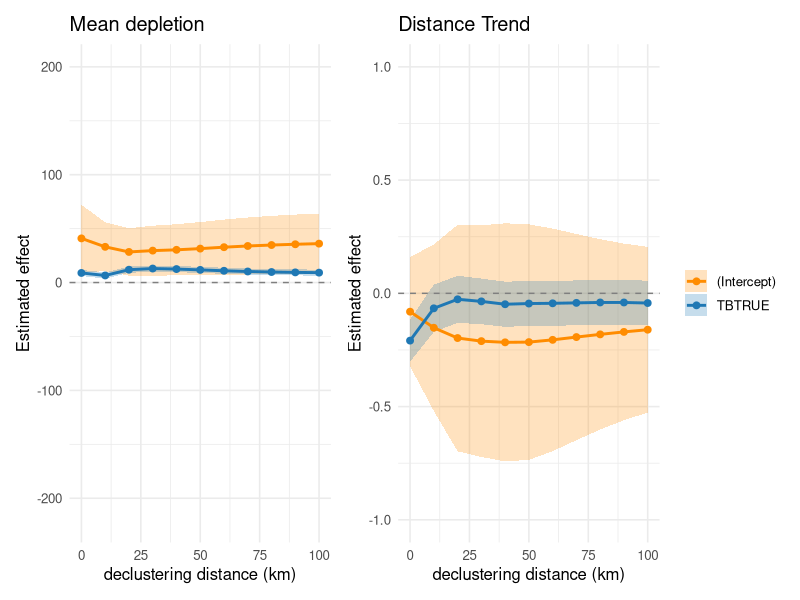

Source code (R):
# ------------------------------------------------------------------------------
# Script purpose (preamble)
# ------------------------------------------------------------------------------
# This script visualizes how the pooled second-stage estimates change as a function
# of the spatial declustering radius (dclust). It reads the sensitivity outputs
# (dclustOut.csv), reshapes them into a long plotting dataset for two outcomes,
# computes 90% confidence intervals, and produces two side-by-side line plots for
# the Intercept and TB effect across declustering distances.
#
# Inputs
# - ../3_secondstage/dclustOut.csv
#     Second-stage results by declustering setting, containing (for reg=0 and reg=1):
#       * dclust: declustering radius (km)
#       * b_0, se_0, nm_0: coefficients/SEs/names for the mean depletion model
#       * b_1, se_1, nm_1: coefficients/SEs/names for the distance-trend model
#
# Processing steps
# 1) Reshape results for plotting:
#    - Build a long data frame with columns:
#        dclust, term (coefficient name), model (outcome label), est, se
#      by stacking the reg=0 and reg=1 outputs.
# 2) Construct confidence intervals:
#    - Compute 90% CI bands using ±1.64 × SE:
#        ci_low = est - 1.64 * se
#        ci_high = est + 1.64 * se
# 3) Restrict to the coefficients of interest:
#    - Keep only “intrcpt” (Intercept) and “TBTRUE” (TB effect),
#      and relabel intrcpt for display.
# 4) Define outcome-specific y-axis windows:
#    - Use fixed y-limits per panel (Mean depletion vs Distance Trend) so the
#      visual scale is stable across dclust values.
#
# Plotting
# - make_plot(model_name) generates a ggplot for a given outcome:
#    * ribbon: 90% CI band over dclust
#    * line + points: point estimates over dclust
#    * dashed horizontal zero line as a reference
#    * separate color/fill by term (Intercept vs TBTRUE)
#    * coord_cartesian enforces the predefined y-axis window
# - Two panels are produced:
#    * p1: Mean depletion (legend suppressed)
#    * p2: Distance Trend (legend shown)
# - patchwork combines them side-by-side: p1 + p2
#
# Output
# - A two-panel figure showing sensitivity of:
#    * pooled mean depletion level (Intercept) and TB effect
#    * pooled distance-to-border trend (slope) and TB effect
#   across declustering distances (km), with 90% confidence bands.
# ------------------------------------------------------------------------------
results_dclust=read.csv('../3_secondstage/dclustOut.csv')

library(dplyr)
library(ggplot2)
library(patchwork)

# --- Prepare data from numeric tibble ---
plot_df <- results_dclust %>%
  transmute(
    dclust,
    term = nm_0,
    model = "Mean depletion",
    est = b_0,
    se = se_0
  ) %>%
  bind_rows(
    results_dclust %>%
      transmute(
        dclust,
        term = nm_1,
        model = "Distance Trend",
        est = b_1,
        se = se_1
      )
  ) %>%
  mutate(
    ci_low = est - 1.64 * se,
    ci_high = est + 1.64 * se
  ) %>%
  filter(term %in% c("intrcpt", "TBTRUE")) %>%
  mutate(
    term = recode(term, intrcpt = "(Intercept)", TBTRUE = "TBTRUE")
  )

# --- y-axis limits (adjustable) ---
ylims <- data.frame(
  model = c("Distance Trend", "Mean depletion"),
  ymin = c(-1, -220),
  ymax = c(1, 200)
)

# --- Plotting function ---
make_plot <- function(model_name) {
  lims <- ylims %>% filter(model == model_name)
  
  ggplot(filter(plot_df, model == model_name),
         aes(x = dclust, y = est, color = term, fill = term)) +
    geom_ribbon(aes(ymin = ci_low, ymax = ci_high), alpha = 0.25, color = NA) +
    geom_line(linewidth = 1) +
    geom_point(size = 2) +
    geom_hline(yintercept = 0, linetype = "dashed", color = "grey50") +
    scale_color_manual(values = c("(Intercept)" = "darkorange", "TBTRUE" = "#1f78b4")) +
    scale_fill_manual(values = c("(Intercept)" = "darkorange", "TBTRUE" = "#1f78b4")) +
    coord_cartesian(ylim = c(lims$ymin, lims$ymax)) +
    labs(
      x = "declustering distance (km)",
      y = "Estimated effect",
      title = model_name
    ) +
    theme_minimal(base_size = 12) +
    theme(legend.title = element_blank())
}

p1 <- make_plot("Mean depletion") + theme(legend.position = "none")
p2 <- make_plot("Distance Trend")

p1 + p2
